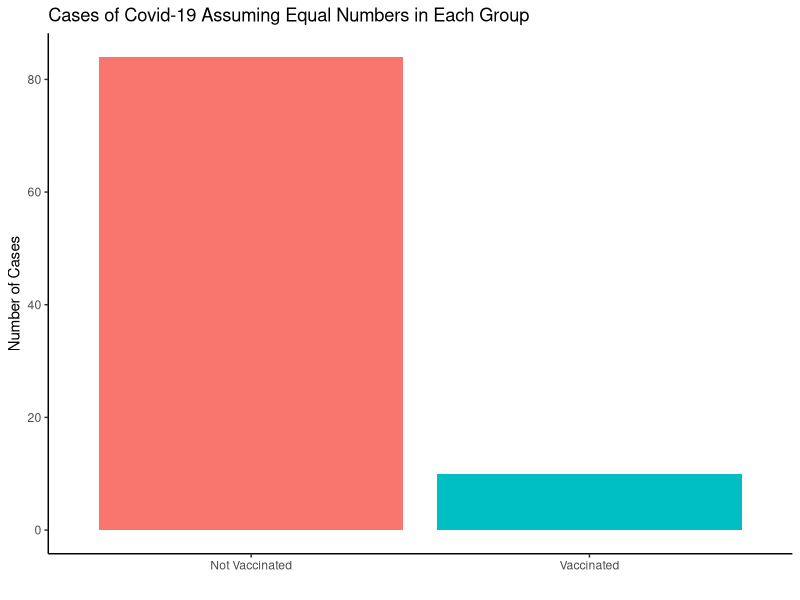

Recreate this plot in R.
## ---- chunk 1
knitr::opts_chunk$set(echo = TRUE)
## ---- chunk 2
library(epitools) 
library(tidyverse)
theme_set(theme_classic())
## ---- chunk 3
n <- 21769 #in each group
y <- c(84,10)

#finish
## ---- chunk 4



## ---- chunk 5
#below uses epitools package
# The 1stline below creates the contingency table; the 2nd line prints the table so you can check the orientation
RRtable<-matrix(c(21685,21759,84,10),nrow = 2, ncol = 2)
RRtable
# The next line asks R to compute the RR and 95% confidence interval
rrout=riskratio.wald(RRtable)
rrout
#do 1-rrout to get the riskratio
1-rrout$measure
## ---- chunk 6
cases <- tibble(
   treatment = c("Not Vaccinated", "Vaccinated"),
   Cases = c(84, 10)
 )
ggplot(data = cases, mapping = aes(x = treatment, y = Cases, fill=treatment) )+
   geom_col()+
 ggtitle("Cases of Covid-19 Assuming Equal Numbers in Each Group") +
   xlab(" ") + ylab("Number of Cases")+ theme(legend.position="none")
